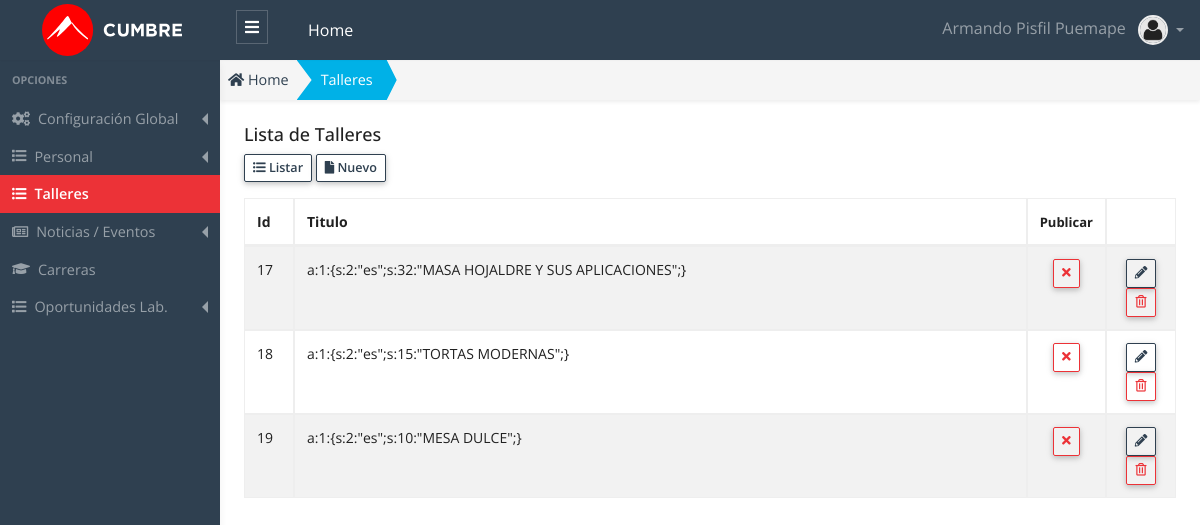
Page /public/admin/taller/taller.php (signed in) on the earlier database version.
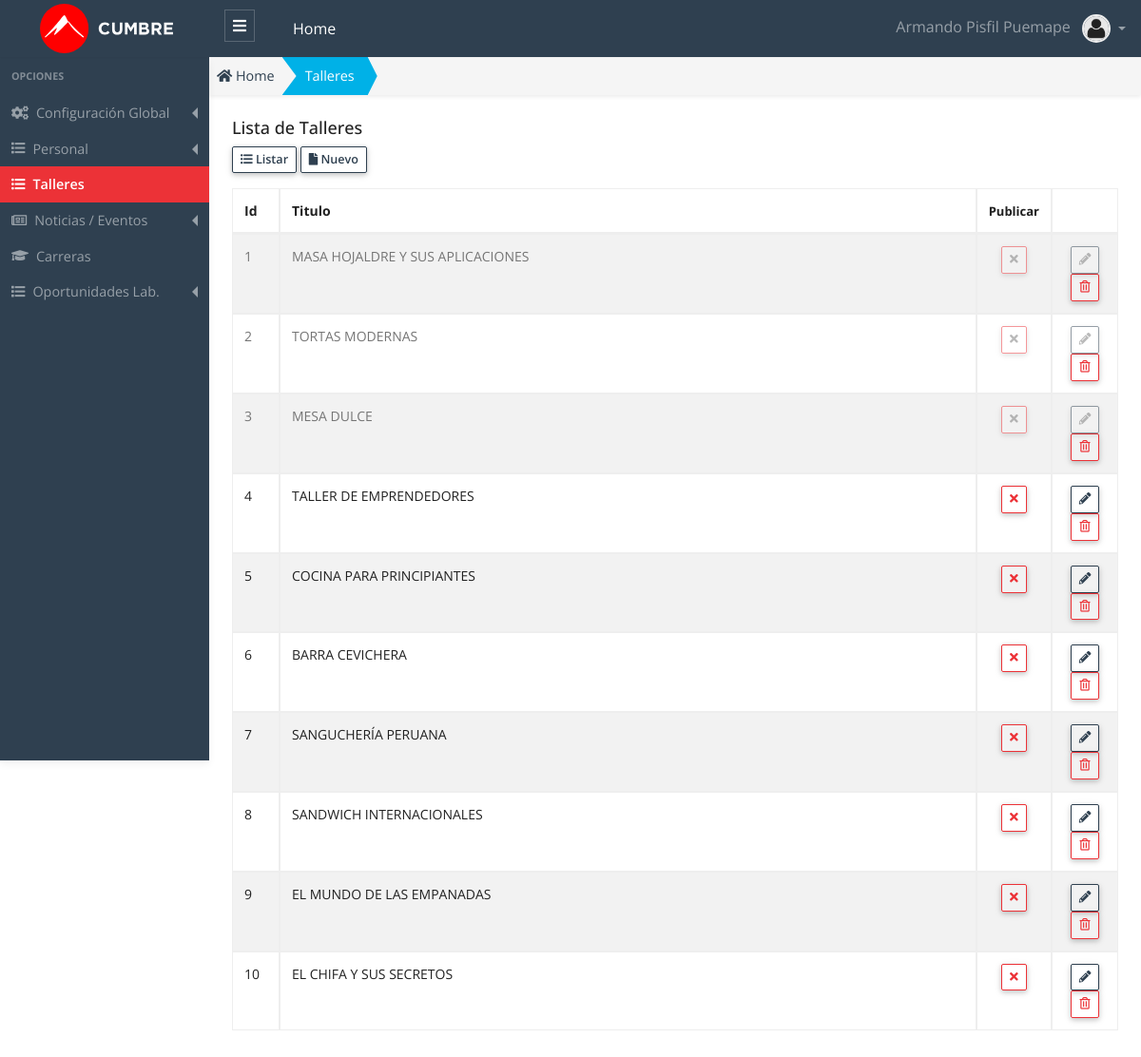
Same page on the later database version.
### tables this page shows
CREATE TABLE `taller` (
  `id` int(11) unsigned NOT NULL AUTO_INCREMENT,
  `chef_id` int(10) unsigned DEFAULT '0',
  `titulo` varchar(75) DEFAULT NULL,
  `descripcion` text NOT NULL,
  `imagen` varchar(75) NOT NULL,
  `certificacion` text NOT NULL,
  `titulos` text NOT NULL,
  `titulacion` text NOT NULL,
  `duracion` text NOT NULL,
  `dia` text,
  `horario` text,
  `lugar` text,
  `precio` text,
  `dirigido` text,
  `sesiones` varchar(255) DEFAULT '',
  `temas` text,
  `url` varchar(200) DEFAULT NULL,
  `item` int(11) NOT NULL,
  `glosa` text,
  `publicar` char(1) NOT NULL DEFAULT 'S',
  `estado` int(1) NOT NULL DEFAULT '1',
  `created_up` timestamp NOT NULL DEFAULT CURRENT_TIMESTAMP ON UPDATE CURRENT_TIMESTAMP,
  PRIMARY KEY (`id`) USING BTREE
);

### public/app/database/Connection.php (called while the page is built, shortened)
<?php
Class Connection
{
  protected $db_host   = 'localhost';
  protected $db_user   = 'root';
  protected $db_pass   = '';
  protected $db_name   = 'escuelac_w_ne16';
  protected $db_port   = '3306';
  protected $db_driver = 'mysql';
  protected $query  = '';
  protected $conn   = null  ;
  private function openConnection()
  {
    $str_conn = $this->db_driver.":host=".$this->db_host.";port=".$this->db_port.";dbname=" .$this->db_name;
    $this->conn = new PDO($str_conn,$this->db_user,$this->db_pass);
    $this->conn->setAttribute(PDO::ATTR_ERRMODE, PDO::ERRMODE_EXCEPTION);
    $this->conn->query("SET NAMES 'utf8'");
    return $this->conn ;
  }
  protected function executeQuery()
  {
    $stm = $this->conn->prepare($this->query);
    $this->status = $stm->execute() ;
    if($this->status)
    {
      $column_count = $stm->columnCount() ;
      if ($column_count > 0)
      {
        $rows  = $stm->fetchAll(PDO::FETCH_ASSOC) ;
      }
    }
  }
}

### public/app/models/Taller.php (called while the page is built, shortened)
<?php
class Taller extends Connection {
  public function getAll()
  {
    try{
      $this->query = "SELECT * FROM taller; ";
      $this->executeQuery();
      $data = $this->rows ;
      return $data;
    }catch(exception $e){
      throw new Exception($e->getMessage());
    }
  }
}

### public/app/controllers/TallerController.php (called while the page is built, shortened)
<?php
 class TallerController
{
  public function getAll()
  {
    try
    {
      $taller  = new Taller();
      $data = $taller->getAll();
      return $data ;
    }
    catch (Exception $e)
    {
      throw new Exception($e->getMessage());
    }
  }
}

### public/admin/taller/taller.php (the view, shortened to what the changed rows need)
<?php
    $taller_controller = new TallerController();
    $data = $taller_controller->getAll();
?>
<!DOCTYPE html>
<html lang="es">
<head>
  <?php
    require_once "../layout/head_links.phtml";
  ?>
</head>
<body>
  <div class="app-wrap">
    <main role="main" class="main">
      <div class="container-full p-2 fs-x-14">
        <div class="row">
          <div class="col-12">
            <div class="table-responsive">
              <table id="dataTableList" class="table table-striped table-bordered" style="width:100%">
                <thead>
                  <tr>
                    <th width="50">Id </th>
                    <th>Titulo </th>
                    <th width="50" class="fs-x-13"> Publicar </th>
                    <th width="70"></th>
                  </tr>
                </thead>
                <tbody>
                  <?php foreach ($data as &$row) {?>
                  <?php
                    $classBtn = "" ;
                    $title    = "" ;
                    $icon_pub = "" ;
                    if(!empty($row["publicar"])){
                      if($row["publicar"] == "S"){
                        $classBtn =  "btn-outline-danger";
                        $title = "Desactivar/Ocultar" ;
                        $icon_pub = '<i class="fas fa-times"></i>';
                      }
                      else {
                        $classBtn =  "btn-outline-success";
                        $title = "Publicar" ;
                        $icon_pub = '<i class="fas fa-check"></i>';
                      }
                    }
                    $title_estado   = "";
                    $class_estado   = "";
                    $class_disabled = "";
                    if($row["estado"] == 1)
                    {
                      $title_estado = "Eliminar" ;
                    }
                    else
                    {
                      $title_estado   = "Recuperar" ;
                      $class_estado   = "row-disabled";
                      $class_disabled = "is-disabled";
                    }
                  ?>
                  <tr class="<?php echo $class_estado ;?>">
                    <td>
                      <?php echo $row["id"] ?>
                    </td>
                    <td>
                      <?php echo $row["titulo"] ?>
                    </td>
                    <td class="text-center">
                      <button onclick="modalPublicar(<?php echo $row['id'] ?>, `<?php echo $row['titulo'];?>` ,`<?php echo $title ?>`, `<?php echo $row['publicar'] ?>`);"
                        class="btn btn-sm lh-1 btn-table <?php echo $classBtn.' ' .$class_disabled; ; ?> " title="<?php echo $title; ?>">
                        <?php echo $icon_pub ;?>
                      </button>
                    </td>
                    <td class="text-center">
                      <a class="btn btn-outline-primary btn-sm lh-1 btn-table <?php echo $class_disabled ; ?>" href="admin/taller/editar.php?id=<?php echo $row["id"] ?>" title="Editar">
                        <i class="fas fa-pencil-alt"></i>
                      </a>
                      <button class="btn btn-outline-danger btn-sm lh-1 btn-table" onclick="modalDelete(<?php echo $row["id"] ?>, `<?php echo $row['titulo'] ?>`,`<?php echo $title_estado ?>`,`<?php echo $row['estado'] ?>`);" title=" <?php echo $title_estado ;?>">
                        <i class="far fa-trash-alt"></i>
                      </button>
                    </td>
                  </tr>
                  <?php }?>
                </tbody>
              </table>
            </div>
          </div>
        </div>
      </div>
    </main>
  </div>
  <?php require_once "../layout/datatables.phtml"?>
</body>
</html>

Differences in the rows shown:
removed taller: id "17", titulo "a:1:{s:2:\"es\";s:32:\"MASA HOJALDRE Y SUS APLICACIONES\";}", publicar "S" (drawn)
removed taller: id "18", titulo "a:1:{s:2:\"es\";s:15:\"TORTAS MODERNAS\";}", publicar "S" (drawn)
removed taller: id "19", titulo "a:1:{s:2:\"es\";s:10:\"MESA DULCE\";}", publicar "S" (drawn)
added taller: id "1", titulo "MASA HOJALDRE Y SUS APLICACIONES", publicar "S" (drawn), estado 0 (drawn)
added taller: id "2", titulo "TORTAS MODERNAS", publicar "S" (drawn), estado 0 (drawn)
added taller: id "3", titulo "MESA DULCE", publicar "S" (drawn), estado 0 (drawn)
added taller: id "4", titulo "TALLER DE EMPRENDEDORES", publicar "S" (drawn)
added taller: id "5", titulo "COCINA PARA PRINCIPIANTES", publicar "S" (drawn)
added taller: id "6", titulo "BARRA CEVICHERA", publicar "S" (drawn)
added taller: id "7", titulo "SANGUCHERÍA PERUANA", publicar "S" (drawn)
added taller: id "8", titulo "SANDWICH INTERNACIONALES", publicar "S" (drawn)
added taller: id "9", titulo "EL MUNDO DE LAS EMPANADAS", publicar "S" (drawn)
added taller: id "10", titulo "EL CHIFA Y SUS SECRETOS", publicar "S" (drawn)
